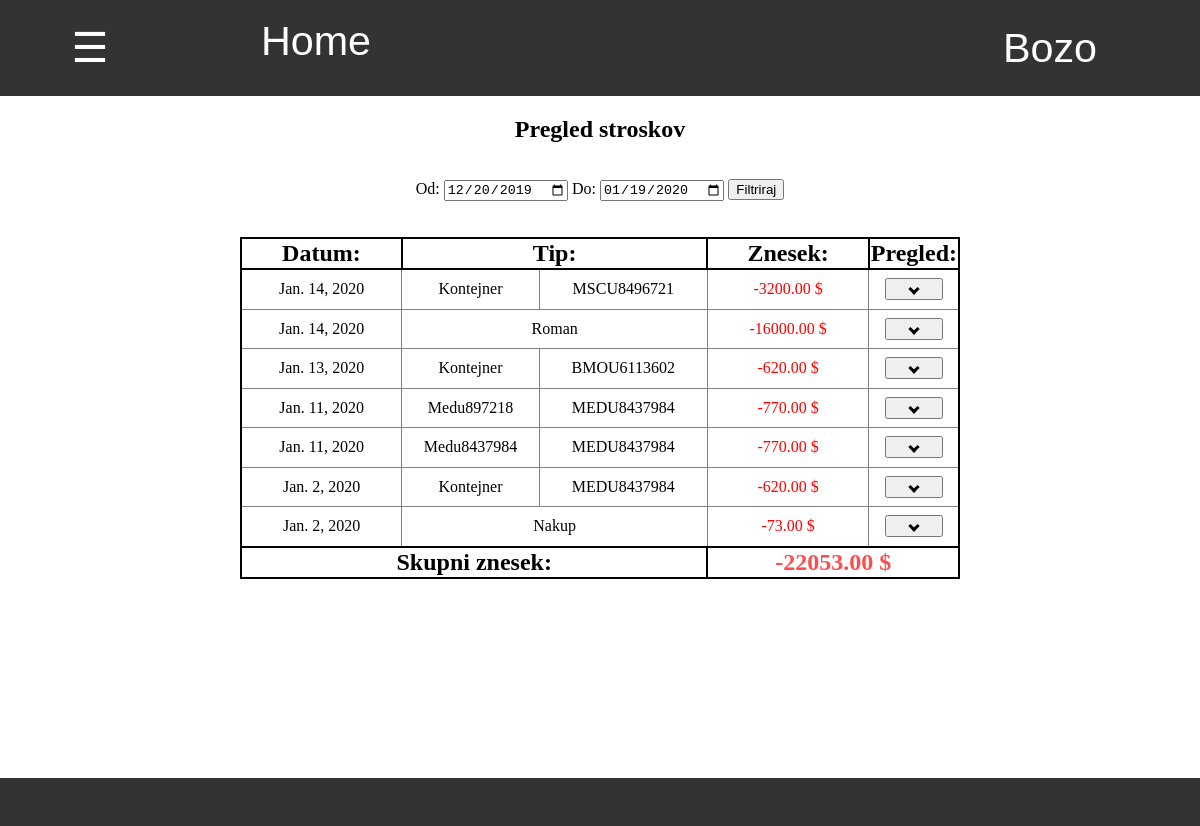
Page /zaloga/pregled_stroskov/ (signed in) on the committed database.
### program/models.py (models this page shows)
class Profil(models.Model):
    user = models.OneToOneField(User,on_delete=models.CASCADE)
    jezik =  models.CharField(default="spa",max_length=3, choices=JEZIKI)

### zaloga/models.py (models this page shows)
class Stroski_Group(models.Model):
    title = models.CharField(default="",max_length=20)
    tip = models.CharField(default="",max_length=20)
    datum = models.DateField(default=timezone.now)
    status = models.CharField(default="aktivno",max_length=20)
    kontejner = models.ForeignKey(Kontejner,default=None,null=True,blank=True,on_delete=models.CASCADE)
    @property
    def skupni_znesek(self):
        znesek = 0
        for strosek in self.strosek_set.all():
            znesek += strosek.znesek
        return znesek

class Kontejner(models.Model):
    stevilka = models.CharField(default="", max_length=20)
    posiljatelj = models.CharField(default="", max_length=20, choices=POSILJATELJI)
    drzava = models.CharField(default="", max_length=20, choices=DRZAVE)

### zaloga/stroski_views.py (the view)
# urls.py: path('',stroski_views.pregled, name='pregled_stroskov'),
@login_required
def pregled(request):
    danes = datetime.date.today().strftime('%Y-%m-%d')
    pred_mescem =  (datetime.date.today() - datetime.timedelta(days=30)).strftime('%Y-%m-%d')
    od = request.GET.get('od',pred_mescem)
    do = request.GET.get('do', danes)
    stroski = Stroski_Group.objects.all().filter(datum__gte = od, datum__lte = do).order_by('-datum','-pk').prefetch_related('strosek_set')
    pod_stroski = []
    for strosek in stroski:
        pod_stroski.append(strosek.strosek_set.all().values())
    skupno = 0
    for strosek in stroski:
        skupno += strosek.skupni_znesek
    slovar = {
        'od':od,
        'do':do,
        'stroski':stroski,
        'skupno':skupno,
        'pod_stroski':pod_stroski,
    }
    return pokazi_stran(request,'stroski/pregled_stroskov.html',slovar)

### zaloga/stroski_views.py (called while the page is built)
def vrni_slovar(request):
    with open('slovar.json') as dat:
        slovar = json.load(dat)
    return slovar

def pokazi_stran(request, html, baze={}):
    slovar = {'slovar':vrni_slovar(request),'jezik':request.user.profil.jezik}
    slovar.update(baze)
    if not 'zaloga' in baze:
        slovar.update({'zaloga':zaloga})
    slovar.update({'zaloga_pk':slovar['zaloga'].pk})
    return render(request, html, slovar)

### zaloga/templatetags/zaloga_exstras.py (called while the page is built)
@register.filter
def keyvalue(dict, key):
    return dict[key]

### zaloga/templates/stroski/pregled_stroskov.html (shortened to what this page needs)
{% extends 'program/base.html' %}
{% load zaloga_exstras %}
{% block content %}
    <h2> Pregled stroskov </h2>
    <div class="filter" style="margin-top:3%">
        <form action="{% url 'pregled_stroskov' %}" method="GET">
            {{slovar|keyvalue:'Od'|keyvalue:jezik}}: <input type="date" value="{{od}}" name="od">
            {{slovar|keyvalue:'Do'|keyvalue:jezik}}: <input type="date" value="{{do}}" name="do">
            <input type="submit" value="{{slovar|keyvalue:'Filtriraj'|keyvalue:jezik}}">
        </form>
    </div>
    <div class="tabela" style="width:60%;display:inline-block;margin-top:3%">
        <table class="tabela_vnosov">
            <tr class="header">
                <th width="25%"> Datum: </th>
                <th width="45%" colspan="2"> Tip: </th>
                <th width="25%"> Znesek: </th>
                <th width="5%"> Pregled: </th>
            </tr>
            {% for strosek in stroski %}
                <tr>
                    <td> {{strosek.datum}} </td>
                    {% if strosek.tip == "kontejner" %}
                        <td width="20%"> {{strosek.title}} </td>
                        <td> {{strosek.kontejner.stevilka}} </td>
                    {% else %}
                        <td colspan="2"> {{strosek.title}} </td>
                    {% endif %}
                    <td>
                        {% with strosek.skupni_znesek as skupno %}
                            {% if skupno > 0 %}
                                <div style="color:red">-{{skupno}} $ </div>
                            {% else %}
                                <div style="color:green">{{skupno}} $ </div>
                            {% endif %}
                        {% endwith %}
                    </td>
                    <td>
                        <button class="pokazi_{{strosek.pk}}" onclick="Pokazi_vnose('{{strosek.pk}}')" style="width:80%;height:22px"><i class="arrow down"></i></button>
                    </td>
                </tr>
            {% endfor %}
            <tr>
                <th colspan="3"> Skupni znesek: </th>
                <th colspan="2">
                    {% if skupno > 0 %}
                        <div style="color:#ff4d4d">-{{skupno}} $ </div>
                    {% else %}
                        <div style="color:green">{{skupno}} $ </div>
                    {% endif %}
                </th>
            </tr>
        </table>
    </div>
{% endblock %}

### program/templates/css/navbar.html (shortened to what this page needs)
{% load zaloga_exstras %}
<div id="navbar" class="navbar">
    <button onclick="odpri()" class="nav" style="width:15%"> ☰ </button>
    <a style="width:20%" href="/">Home</a>
    <div class="racun dropdown" id="racun">
        <button class="dropbtn" >{{ user.get_username }}
        </button>
    </div>
</div>

### program/static/css/footer.css (style rules this page uses)
div { margin: 0%; padding: 0%; }
div input { margin: 0%; }
div form { margin:0%; padding: 0% }

### program/templates/program/base.html (style rules this page uses)
body { margin: 0%; padding: 0%; overflow:hidden; }
div { margin: 0%; padding: 0%; }

### program/templates/css/tabele.html (style rules this page uses)
table.tabela_vnosov { width:100%; border-spacing:0; border: 2px solid black; border-collapse: collapse; padding:0.5% }
table.tabela_vnosov th { border: 2px solid black; border-collapse: collapse; font-size: 150%; }
table.tabela_vnosov td { font-size: 100%; text-align: center; border: 1px solid grey; padding: 1vmin; border-collapse: collapse; }

### program/templates/css/navbar.html (style rules this page uses)
.navbar { overflow: hidden; background-color: #333; font-family: Arial; height:12% }
.navbar a { float: left; font-size: 5vmin; color: white; text-align: center; padding: 18px 16px; text-decoration:none; height:100%; }
.navbar .dropdown, .nav { float: left; height:100%; width:100%; margin:0; overflow:hidden; }
.navbar .dropdown .dropbtn, .nav { font-size: 5vmin; border: none; outline: none; color: white; padding: 12px 16px; width:100%; height:100%; background-color: inherit; font-family: inherit; margin: 0; }
.navbar .racun { float:right; width:300px; overflow:hidden }

### zaloga/templates/stroski/pregled_stroskov.html (style rules this page uses)
i.down { border: solid black; border-width: 0 3px 3px 0; display: inline-block; padding: 2.5px; margin:0%; transform: rotate(45deg); -webkit-transform: rotate(45deg); }

### rows in the picture
Profil: jezik "Od", jezik "Do", jezik "Filtriraj"
Stroski_Group: datum "Jan. 14, 2020", title "Kontejner", kontejner.stevilka "MSCU8496721", skupni_znesek "3200.00"
Stroski_Group: datum "Jan. 14, 2020", title "Roman", skupni_znesek "16000.00"
Stroski_Group: datum "Jan. 13, 2020", title "Kontejner", kontejner.stevilka "BMOU6113602", skupni_znesek "620.00", {{ strosek.pk }} 8 (drawn)
Stroski_Group: datum "Jan. 11, 2020", title "Medu897218", kontejner.stevilka "MEDU8437984", skupni_znesek "770.00"
Stroski_Group: datum "Jan. 11, 2020", title "Medu8437984", kontejner.stevilka "MEDU8437984", skupni_znesek "770.00"
Stroski_Group: datum "Jan. 2, 2020", title "Kontejner", kontejner.stevilka "MEDU8437984", skupni_znesek "620.00"
Stroski_Group: datum "Jan. 2, 2020", title "Nakup", skupni_znesek "73.00"

### other values in the picture
{{ user.get_username }} "Bozo"
{{ skupno }} "22053.00"
